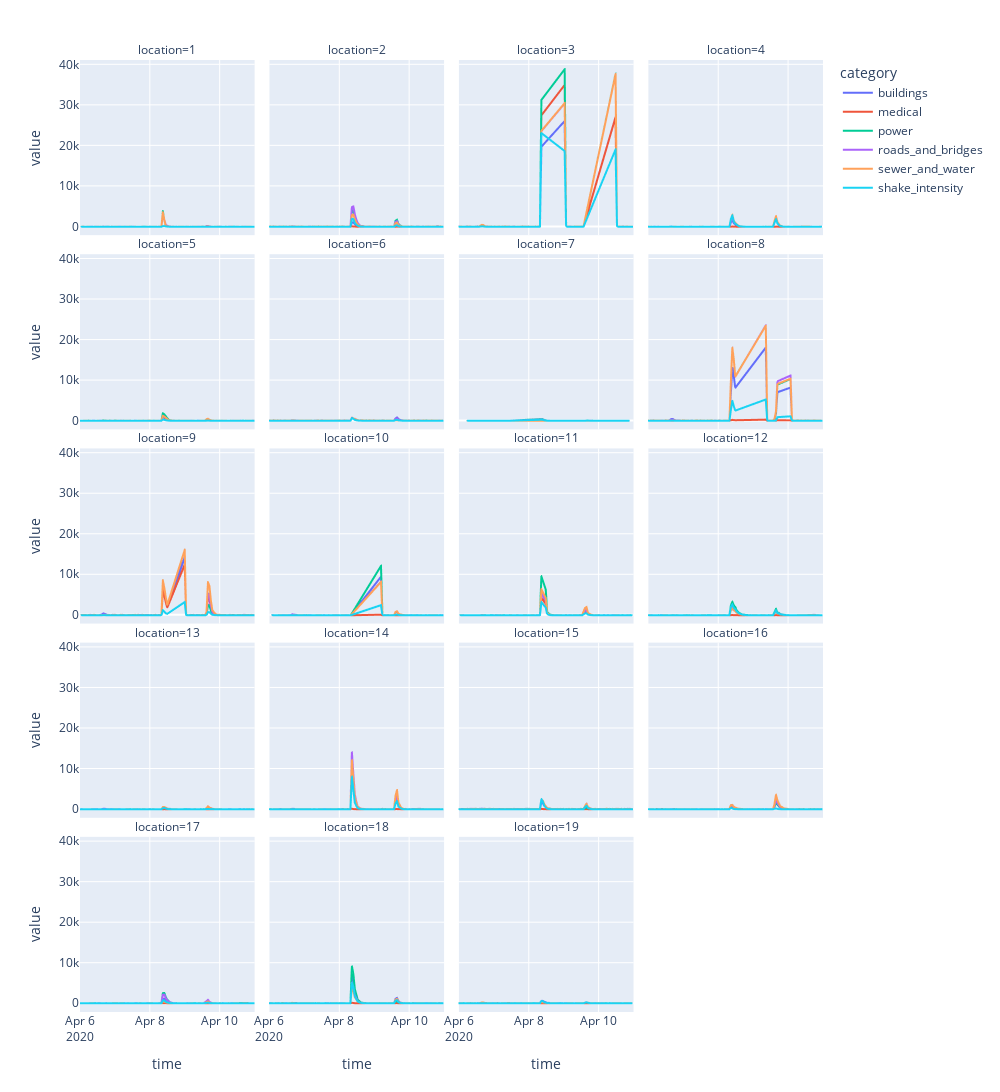

Notebook cell for this chart:
### Code cell
import plotly.express as px
fig = px.line(damage_summed, 
              x="time", 
              y="value", 
              color="category", 
              facet_col="location",
              facet_col_wrap=4, 
              height=1300, 
              width=1000,
              facet_row_spacing=.02)
#fig.update_yaxes(matches=None)

fig.show()
